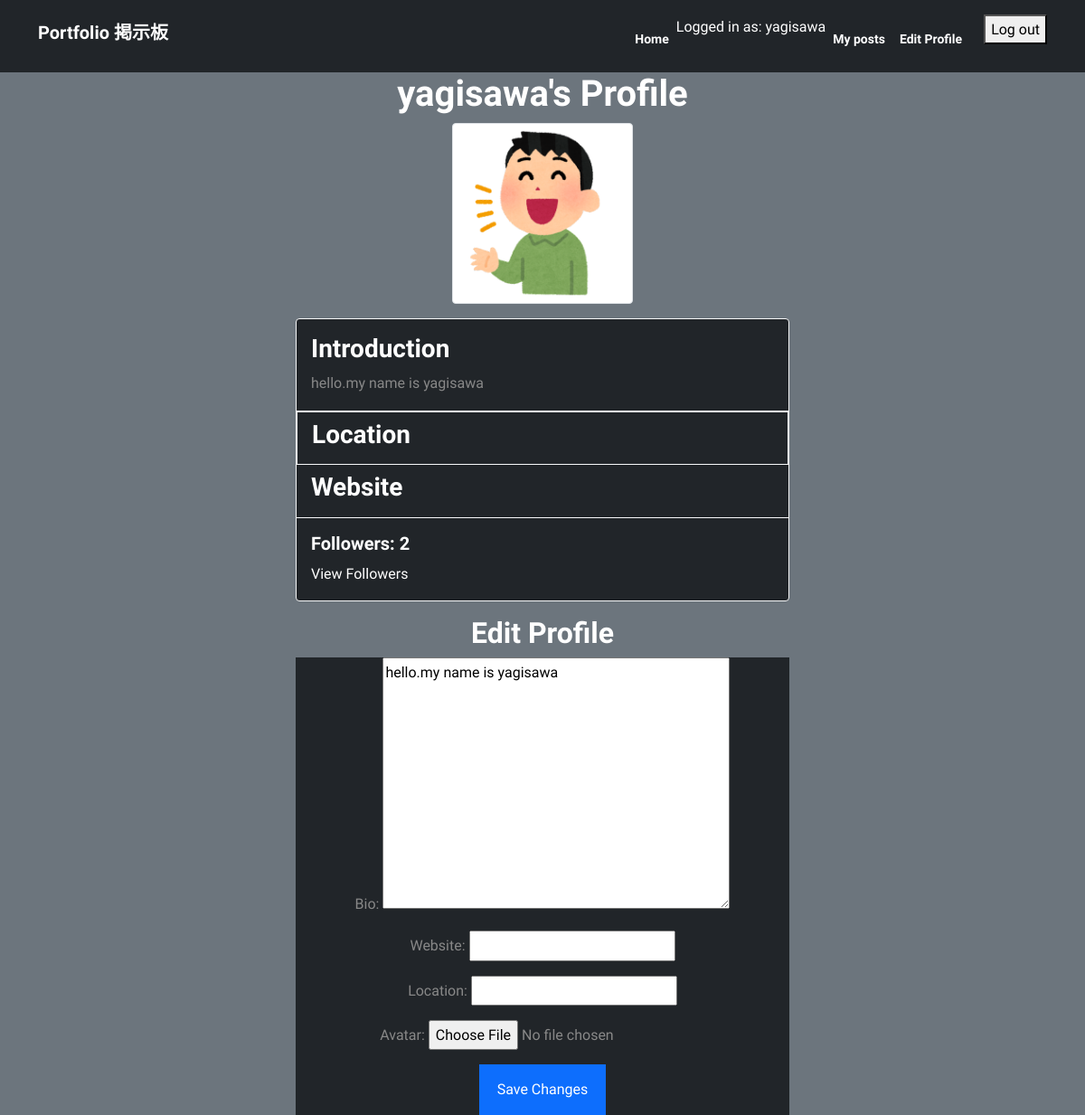
Before: /profile/yagisawa/ (signed in) with the older database file.
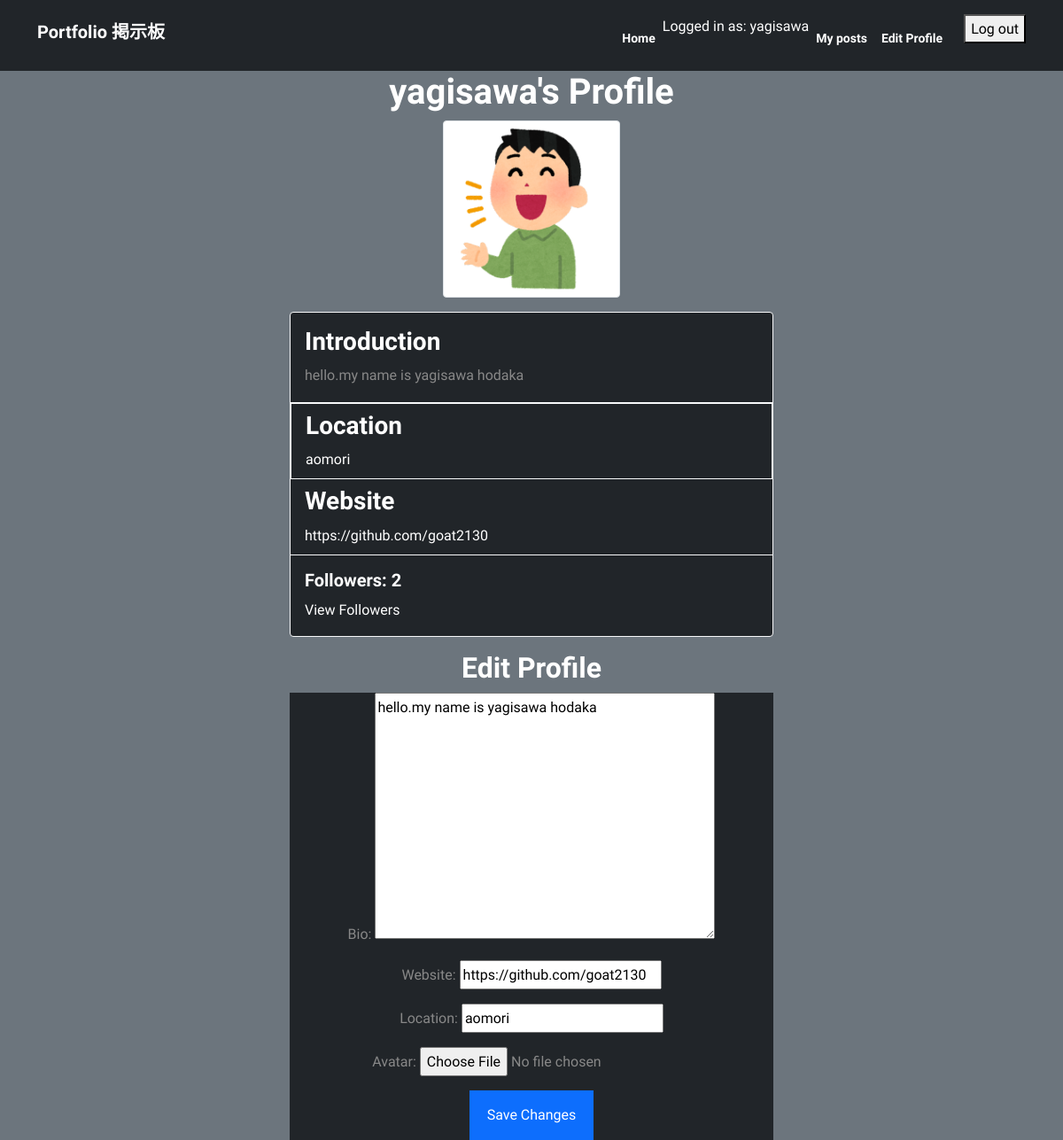
After: the same page with the newer database file.
### myapp/models.py (models this page shows, shortened)
class Profile(models.Model):
    user = models.OneToOneField(User, on_delete=models.CASCADE)
    bio = models.TextField(max_length=500, blank=True)
    website = models.URLField(max_length=200, blank=True)
    location = models.CharField(max_length=100, blank=True)
    avatar = models.ImageField(upload_to='avatars/', blank=True, null=True)
    followers = models.ManyToManyField(User, related_name='following', blank=True)
    followers_count = models.PositiveIntegerField(default=0)

### myapp/views.py (the view)
# urls.py: path('profile/<str:username>/', profile, name='profile'),
@login_required
def profile(request, username):
    profile_user = get_object_or_404(User, username=username)
    try:
        profile = Profile.objects.get(user=profile_user)
    except Profile.DoesNotExist:
        profile = None
    if request.method == 'POST':
        if profile_user == request.user:
            form = ProfileForm(request.POST, request.FILES, instance=profile)
            if form.is_valid():
                form.save()
                return redirect('profile', username=username)
            else:
                error_message = "There was an error in the form."
        else:
            error_message = "You are not allowed to edit this profile."
    else:
        form = ProfileForm(instance=profile)
        error_message = None
    if profile is None:
        profile = Profile(user=profile_user)
        profile.save()
    is_following = False
    followers_count = 0
    if request.user.is_authenticated:
        connection, created = Connection.objects.get_or_create(user=request.user)
        is_following = connection.following.filter(id=profile_user.id).exists()
        followers_count = Connection.objects.filter(following=profile_user).count()
    followers = profile.followers.all
    context = {
        'form': form,
        'profile': profile,
        'error_message': error_message,
        'is_following': is_following,
        'followers_count': followers_count,
    }
    return render(request, 'myapp/profile.html', context)

### myapp/forms.py
class ProfileForm(forms.ModelForm):
    class Meta:
        model = Profile
        fields = ('bio', 'website', 'location', 'avatar')

### myapp/templates/myapp/profile.html (shortened to what this page needs)
{% extends 'base.html' %}
{% load static %}
{% block content %}
<div class="container">
  <div class="row justify-content-center">
    <div class="col-md-6">
      <h1 class="text-center">{{ profile.user.username }}'s Profile</h1>
      {% if profile.avatar %}
      <img src="{{ profile.avatar.url }}" alt="{{ profile.user.username }}" class="img-thumbnail" style="display: block; margin: 0 auto; max-width: 100%; height: auto; width: 200px; height: 200px;">
    {% else %}
      <img src="{% static 'images/default_avatar.png' %}" alt="{{ profile.user.username }}" class="img-thumbnail mb-3" style="display: block; margin: 0 auto; max-width: 100%; height: auto; width: 200px; height: 200px;">
    {% endif %}
      <div class="card mb-3 bg-dark border border-light">
        <div class="card-body">
          <h3 class="card-title">Introduction</h3>
          <p class="card-text">{{ profile.bio }}</p>
        </div>
        <ul class="list-group list-group-flush">
          <li class="list-group-item bg-dark border border-light">
            <h3 class="card-title">Location</h3>
            <p class="card-text text-white">{{ profile.location }}</p>
          </li>
          <li class="list-group-item bg-dark">
            <h3 class="card-title">Website</h3>
            <p class="card-text text-white">{{ profile.website }}</p>
          </li>
        </ul>
        <div class="card-body">
          <h5 class="card-title">Followers: {{ followers_count }}</h5>
          <a href="{% url 'followers' username=profile.user.username %}" class="card-link">View Followers</a>
        </div>
      </div>
      {% if request.user.is_authenticated %}
        {% if request.user == profile.user %}
          <h2 class="text-center">Edit Profile</h2>
          <form method="POST" enctype="multipart/form-data" class="text-center bg-dark">
            {{ form.as_p }}
            <button type="submit" class="btn btn-primary">Save Changes</button>
          </form>
        {% endif %}
      {% else %}
        <p class="text-center">You need to be logged in to follow this user.</p>
      {% endif %}
    </div>
  </div>
</div>
{% endblock %}

Changed rows visible on the page:
changed Profile "yagisawa": bio "hello.my name is yagisawa" → "hello.my name is yagisawa hodaka"; location (not shown) → "aomori"; website (not shown) → "https://github.com/goat2130"
